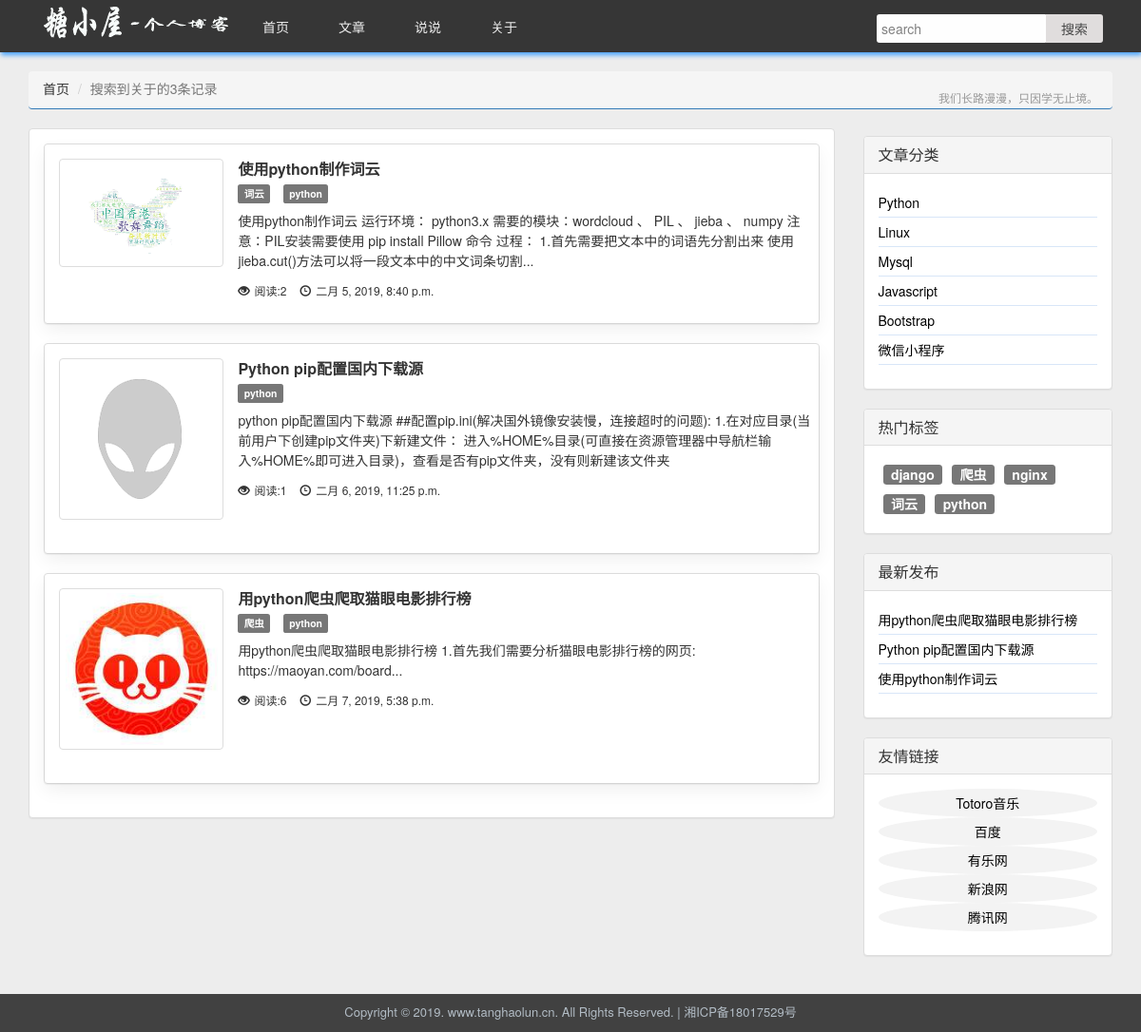
The app's page /search/ with its own data.
### demo/models.py (models this page shows, shortened)
class Article(models.Model):
    title = models.CharField(max_length=128, verbose_name="文章标题")
    abstract = models.CharField(max_length=256, verbose_name="文章摘要", null=True, blank=True)
    cover = models.ImageField(upload_to="./article/%Y/%m%d/", verbose_name="文章封面", null=True, blank=True)
    public_time = models.DateTimeField(auto_now_add=True)  # 创建时间,不会变化
    latest_time = models.DateTimeField(auto_now=True)  # 最后修改时间，修改之后自动更新时间
    content = RichTextUploadingField(verbose_name="文章详情")
    article_class = models.ForeignKey(ArticleClassification, on_delete=models.DO_NOTHING, related_name="ArticleClass",
                                      verbose_name="分类")
    article_tag = models.ManyToManyField(Tag, related_name="ArticleTag", verbose_name="标签", blank=True)
    view_times = models.IntegerField(default=0, verbose_name="浏览次数")
    comments = models.ForeignKey(Comment, on_delete=models.DO_NOTHING, verbose_name="文章评论", related_name="comments",
                                 null=True, blank=True)
    is_recommend = models.BooleanField(default=False, verbose_name="置顶")
    is_object = models.BooleanField(default=False, verbose_name="是否项目")
    class Meta:
        verbose_name = "文章表"
        verbose_name_plural = verbose_name

class Tag(models.Model):
    Tag_name = models.CharField(max_length=128, verbose_name="文章标签")
    def __str__(self):
        return self.Tag_name
    class Meta:
        verbose_name = "文章标签"
        verbose_name_plural = verbose_name

class ArticleClassification(models.Model):
    Class_name = models.CharField(max_length=128, verbose_name="文章分类")
    class Meta:
        verbose_name = "文章分类"
        verbose_name_plural = verbose_name

### demo/views.py (the view, shortened to what this page needs)
# urls.py: url(r'^search/$', views.Search.as_view()),
class Search(View):
    per_page = 3
    def get(self, request):
        keywords = request.GET.get("keywords", "")  # 取得关键字
        articles = Article.objects.filter(Q(abstract__icontains=keywords)  # 数据库查询
                                          | Q(title__icontains=keywords)
                                          | Q(content__icontains=keywords))
        paginator = Paginator(articles, self.per_page)  # 分页
        search_articles = paginator.page(1)
        search_article_num = len(articles)  # 总文章数
        page_num = int_page(search_article_num, self.per_page)
        article_news = Article.objects.order_by('-public_time')  # 将所有项目按时间排序查找，最新发布栏
        classes = ArticleClassification.objects.all()  # 所有分类
        tags = Tag.objects.all()  # 所有文章标签
        kwgs = {
            "search_article_num": search_article_num,
            "page_num": page_num,
            "articles": search_articles,
            "article_news": article_news,
            "classes": classes,
            "tags": tags,
            "keywords": keywords
        }
        return render(request, "search.html", kwgs)

### demo/request_context.py (called while the page is built)
def global_data(request):
    current_url = request.path
    return locals()

### demo/views.py (called while the page is built)
def int_page(total, per):
    if total / per > total // per:
        return total // per + 1
    else:
        return total // per

### templates/search.html (shortened to what this page needs)
{% extends "template.html" %}
{% block static %}
	<link href="../../Blog1/static/plugin/bootstrap/css/bootstrap.min.css" rel="stylesheet">
	<link rel="stylesheet" type="text/css" href="../../Blog1/static/css/common.css" />
    <link rel="stylesheet" href="../../Blog1/static/plugin/jquery.page.css">
{% endblock %}
{% block content %}
    	<div class="w_container">
			<div class="container">
				<div class="row w_main_row">
                    <ol class="breadcrumb w_breadcrumb">
                <li><a href="/">首页</a></li>
                        <li class="active">搜索到关于的{{ search_article_num }}条记录</li>
                <span class="w_navbar_tip">我们长路漫漫，只因学无止境。</span>
            </ol>
                    <div class="col-lg-9 col-md-9 w_main_left">
                        <div class="panel panel-default">
                    <div class="panel-body contentList">
                        <div class="search_result">
                            {% for article in articles %}
                            <div class="panel panel-default w_article_item">
                                <div class="panel-body">
                                    <div class="row">
                                        <div class="col-xs-6 col-md-3">
                                            <a href="/article/{{ article.id }}" class="thumbnail w_thumbnail">
                                                <img src="{% if article.cover %}/media/{{ article.cover }}{% else %}../static/img/aticleview.png{% endif %}"
                                                     width="160px" height="160px" alt="...">
                                            </a>
                                        </div>
                                        <h4 class="media-heading">
                                            <a class="title" href="/article/{{ article.id }}">{{ article.title }}</a>
                                        </h4>
                                        <p>
                                            {% if article.article_tag %}
                                                {% for tag in article.article_tag.all %}
                                                    <a class="label label-default" href="/tag/{{ tag.id }}">{{ tag }}</a>
                                                {% endfor %}
                                            {% endif %}
                                        </p>
                                        <p class="w_list_overview overView">
                                            <a href="/article/{{ article.id }}">{% if article.abstract %}{{ article.abstract }}{% endif %}</a>
                                        </p>
                                        <p class="count_r">
                                            <span class="count"><i
                                                    class="glyphicon glyphicon-eye-open"></i>阅读:{{ article.view_times }}</span>
                                            <span class="count"><i
                                                    class="glyphicon glyphicon-time"></i>{{ article.public_time }}</span>
                                        </p>
                                    </div>
                                </div>
                            </div>
                            {% endfor %}
                        </div>
                    </div>
                </div>
					</div>
					<div class="col-lg-3 col-md-3 w_main_right">
                        <div class="panel panel-default">
							<div class="panel-heading">
								<h2 class="panel-title">文章分类</h2>
							</div>
							<div class="panel-body">
								<ul class="list-unstyled sidebar">
                                    {% for class in classes %}
									<li>
										<a href="/class/{{ class.id }}">{{ class.Class_name }}</a>
									</li>
                                    {% endfor %}
								</ul>
							</div>
						</div>
						<div class="panel panel-default">
							<div class="panel-heading">
								<h3 class="panel-title">热门标签</h3>
							</div>
							<div class="panel-body">
								<div class="labelList">
                                    {% for tag in tags %}
									<a class="label label-default" href="/tag/{{ tag.id }}">{{ tag.Tag_name }}</a>
                                    {% endfor %}
								</div>
							</div>
						</div>
						<div class="panel panel-default">
							<div class="panel-heading">
								<h3 class="panel-title">最新发布</h3>
							</div>
							<div class="panel-body">
								<ul class="list-unstyled sidebar">
                                  {% for article in article_news %}
									<li>
										<a href="/article/{{ article.id }}">{{ article.title }}</a>
									</li>
                                  {% endfor %}
								</ul>
							</div>
						</div>
						<div class="panel panel-default">
							<div class="panel-heading">
								<h3 class="panel-title">友情链接</h3>
							</div>
							<div class="panel-body">
								<div class="newContent">
									<ul class="list-unstyled sidebar shiplink">
										<li><a href="https://www.tanghaolun.cn:666" target="_blank">Totoro音乐</a></li>
										<li><a href="https://www.baidu.com" target="_blank">百度</a>	</li>
										<li><a href="http://www.ulewo.com/" target="_blank">有乐网</a></li>
										<li><a href="http://www.sina.com.cn/" target="_blank">新浪网</a></li>
										<li><a href="http://www.qq.com/" target="_blank">腾讯网</a></li>
									</ul>
								</div>
							</div>
						</div>
					</div>
				</div>
			</div>
		</div>
{% endblock %}

### static/css/common.css (style rules this page uses)
html,body { height: 100%; background: #ededed; }
* { box-sizing: border-box; -moz-box-sizing:border-box; -webkit-box-sizing: border-box; }
a,a:hover { text-decoration: none; color: #333; }
.w_container { min-height: 100%; padding: 55px 0px 40px 0px; }
.w_main_left { margin: 20px 0px; }
.w_main_right { margin: 20px 0px; }
.contentList .title { font-size: 16px; color: #333; font-weight:600; }
.contentList .label { margin-right: 10px; }
.contentList .overView { color: #555; line-height:1.5; color: #5f5f5f; }
.count { margin-right: 10px; font-size:12px; }
.count>i { margin-right: 5px; }
.labelList { padding: 0px; }
.labelList .label { float: left; margin: 5px; font-size: 14px; }
.list-unstyled { padding-left:0px; list-style:none; margin-top:0px; margin-bottom:10px; }
.sidebar li { border-bottom:1px solid #d8e6f8; padding:5px 0px; }
.sidebar li a { font-size:14px; color:#000; }
.shiplink li { background: #F3F3F3; border-radius: 50%; text-align: center; border-bottom: none; }
.contentList .panel-body { box-shadow: 0px 8px 18px rgba(0,0,0,0.06); transition: all .2s ease-out; }
.w_breadcrumb { margin: 20px 15px 0px 15px; height: 40px; border-bottom: #337ab7 1px solid; }
.w_navbar_tip { float: right; color: #999; font-size: 12px; font-weight: normal; line-height: 40px; height: 40px; }

### records on screen
Article: cover (picture), title "使用python制作词云", abstract "使用python制作词云 运行环境： python3.x 需要的模块：wordcloud 、 PIL 、 jieba 、 numpy 注意：PIL安装需要使用 pip install Pillow 命令 过程： 1.首先需要把文本中的词语先分割出来 使用jieba.cut()方法可以将一段文本中的中文词条切割...", view_times "2", public_time "二月 5, 2019, 8:40 p.m."
Tag: Tag_name "词云"
Tag: Tag_name "python"
Article: title "Python pip配置国内下载源", abstract "python pip配置国内下载源 ##配置pip.ini(解决国外镜像安装慢，连接超时的问题): 1.在对应目录(当前用户下创建pip文件夹)下新建文件： 进入%HOME%目录(可直接在资源管理器中导航栏输入%HOME%即可进入目录)，查看是否有pip文件夹，没有则新建该文件夹", view_times "1", public_time "二月 6, 2019, 11:25 p.m."
Article: cover (picture), title "用python爬虫爬取猫眼电影排行榜", abstract "用python爬虫爬取猫眼电影排行榜 1.首先我们需要分析猫眼电影排行榜的网页: https://maoyan.com/board...", view_times "6", public_time "二月 7, 2019, 5:38 p.m."
Tag: Tag_name "爬虫"
ArticleClassification: Class_name "Python"
ArticleClassification: Class_name "Linux"
ArticleClassification: Class_name "Mysql"
ArticleClassification: Class_name "Javascript"
ArticleClassification: Class_name "Bootstrap"
ArticleClassification: Class_name "微信小程序"
Tag: Tag_name "django"
Tag: Tag_name "nginx"

### other values on screen
{{ search_article_num }} "3"
